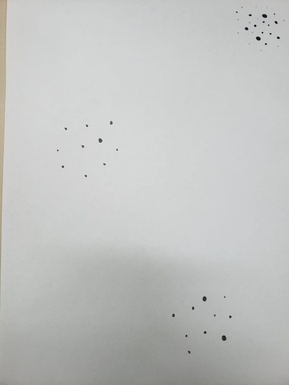
#> input picture 9-Segmentação/imgs/pontos.jpeg, 289 x 385 px, shrunk from 1200 x 1600 before the run
$ jupyter execute note.ipynb
#> lines starting #> are read from the running program, lines starting #| are printed output that depends on the picture; after the words box and inside, x2 and y2 are one past the last pixel; in counts of white or black regions, pixels touching at a corner belong together
# Segmentação em Processamento Digital de Imagens

A segmentação é um processo onde a imagem é dividida em partes ou regiões significativas para facilitar a análise e a interpretação. O objetivo principal é isolar áreas de interesse como objetos, formas ou padrões específicos do restante da imagem, para que possam ser processadas ou analisadas separadamente. Foi utilizado Numpy, Scipy e OpenCV

## Descrição

Existem vários métodos para segmentar uma imagem, dependendo do problema e das características da imagem

- **Baseada em Limiares (Thresholding)**

    Um limiar é aplicado à imagem para separar pixels em diferentes classes com base na intensidade, por exemplo para separar pixels mais brilhantes (objetos) de pixels mais escuros (fundo). Funciona transformando em uma imagem binária baseando se o valor de determinado pixel é menor ou maior/igual ao valor/limiar/threshold definido.

    ```python
    def threshold(imagem, limiar):
        copia = imagem.copy()
        # 1 𝑠𝑒 | 𝑅 𝑥, 𝑦 ≥ 𝑇
        # 0 𝑐𝑎𝑠𝑜 𝑜 𝑐𝑜𝑛𝑡𝑟á𝑟𝑖o
        for i in range(copia.shape[0]):
            for j in range(copia.shape[1]):
                if copia[i][j] >= limiar:
                    copia[i][j] = 1
                else:
                    copia[i][j] = 0
        return copia

    def limiarizacao(imagem, limiar):
        copia = imagem.copy()
        # 255 𝑠𝑒 | 𝑅 𝑥, 𝑦 ≥ 𝑇
        # 0 𝑐𝑎𝑠𝑜 𝑜 𝑐𝑜𝑛𝑡𝑟á𝑟𝑖o
        for i in range(copia.shape[0]):
            for j in range(copia.shape[1]):
                if copia[i][j] >= limiar:
                    copia[i][j] = 255
                else:
                    copia[i][j] = 0
        return copia
    ```

- **Baseada em Bordas**

    - **Canny**

        O algoritmo de Canny detecta bordas em uma imagem, ou seja, identifica áreas onde ocorrem mudanças abruptas na intensidade de pixel, o que pode frequentemente indicar transições entre objetos ou regiões. O algoritmo faz o cálculo do gradiente da imagem que então aplica **supressão Não Máxima (Non-Maximum Suppression)**, que faz com que apenas os pixels com magnitude máxima na direção do gradiente são mantidos. Pixels que não correspondem ao máximo local em uma direção são descartados. Para aplicar o Canny é recomendado aplicar um borramento antes assim reduzindo ruídos e maximizando a capacidade de detectar bordas do algoritmo.

        ```python
        def canny(imagem, limiar, limiar2):
            return cv2.Canny(imagem, limiar, limiar2)
        ```

    - **Laplaciano**

        Baseia-se no cálculo da segunda derivada da imagem, utilizando o operador Laplaciano (∇²). Consegue realçar regiões onde a intensidade muda rapidamente, como bordas em todas as direções ao mesmo tempo, porém sensível a ruídos.

    - **Prewitt**

        Utiliza máscaras/kernels simples para calcular a primeira derivada em direções horizontais e verticais. É um método simples que detecta bordas considerando a intensidade em 𝑥 e 𝑦. Porém menos preciso do que métodos como o Sobel.

    - **Sobel**

        Semelhante ao **Prewitt**, porém dá mais peso às intensidades próximas ao pixel central. Simples, mas possui melhor detecção de bordas suaves e menos sensível a ruídos que **Prewitt**.

    - **Marr-Hildreth**

        Combinação da suavização Gaussiana com o operador Laplaciano **(LoG - Laplacian of Gaussian)**. Primeiro aplica uma suavização para redução de ruídos **->** Aplica o Laplaciano para detectar bordas e **->** Zero-crossings do **LoG** são usados para identificar as bordas. Pode ser sensível a mudanças na escala e possui maior custo computacional.

- **Comparação**

    | Método          | Base Matemática  | Direções               | Ruído            | Complexidade |
    |-----------------|------------------|------------------------|------------------|--------------|
    | Laplaciano      | Segunda derivada | Todas                  | Alta sensibilidade | Média        |
    | Prewitt         | Primeira derivada| Horizontal e Vertical  | Média            | Baixa        |
    | Sobel           | Primeira derivada| Horizontal e Vertical  | Menos sensível   | Média        |
    | Marr-Hildreth   | LoG              | Todas                  | Suavizado        | Alta         |

### Código final

[cell 1]
import datetime
import numpy as np
from PIL import Image
import numpy as np
import matplotlib.pyplot as plt
import scipy
import cv2

def plot(img, edit, txt1, txt2):
    fig, ax = plt.subplots(nrows=1, ncols=2)
    ax[0].imshow(img, cmap='gray')
    ax[0].set_title(txt1)
    ax[1].imshow(edit, cmap='gray')
    ax[1].set_title(txt2)
    plt.show()

def salvar(imagem, nome):
    print("Desenha salvar a imagem? (s/N)")
    entrada = input()
    if entrada == "s":
        time = datetime.datetime.now().strftime("%Y-%m-%d")
        imagem.save(f'imgs/{nome}{time}.png')

def convolucao(imagem, kernel):
    return scipy.signal.convolve2d(imagem, kernel, mode='same')

def threshold(imagem, limiar):
    copia = imagem.copy()
    # 1 𝑠𝑒 | 𝑅 𝑥, 𝑦 ≥ 𝑇
    # 0 𝑐𝑎𝑠𝑜 𝑜 𝑐𝑜𝑛𝑡𝑟á𝑟𝑖o
    for i in range(copia.shape[0]):
        for j in range(copia.shape[1]):
            if copia[i][j] >= limiar:
                copia[i][j] = 1
            else:
                copia[i][j] = 0
    return copia

def limiarizacao(imagem, limiar):
    copia = imagem.copy()
    for i in range(copia.shape[0]):
        for j in range(copia.shape[1]):
            if copia[i][j] >= limiar:
                copia[i][j] = 255
            else:
                copia[i][j] = 0
    return copia

def canny(imagem, limiar, limiar2):
    return cv2.Canny(imagem, limiar, limiar2)

def um(img):
    # dectecção de pontos
    kernel = np.array([[-1, -1, -1], [-1, 8, -1], [-1, -1, -1]])
    img = img.convert('L')
    img = np.array(img)

    edit = convolucao(img, kernel)
    edit = threshold(edit, 100)

    plot(img, edit, "Original", "Pontos")

def dois(img):
    # limiarização
    img = img.convert('L')
    img = np.array(img)
    edit = limiarizacao(img, 100)
    plot(img, edit, "Original", "Limiarização")

def tres(img, limiar, limiar2):
    # Detector de bordas Canny
    img = img.convert('L')
    img = np.array(img)
    edit = canny(img, limiar, limiar2)
    plot(img, edit, "Original", "Canny")

    borrada = cv2.GaussianBlur(img, (5, 5), 0)
    edit = canny(borrada, limiar, limiar2)
    plot(borrada, edit, "Borrada", "Canny")

def main():
    pontos = Image.open('imgs/pontos.jpeg')
#> pontos is the input picture: PIL image 289x385 RGB; mean R, G, B 193.4, 194.8, 193.3
    impressao = Image.open('imgs/impressao.tif')
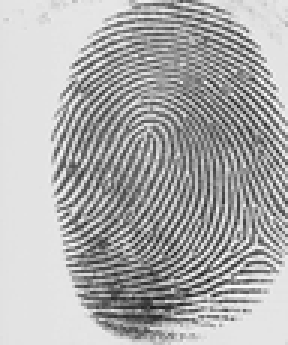
#> input picture 9-Segmentação/imgs/impressao.tif, 96 x 115 px, shrunk from 400 x 480 before the run (shown 3 times larger)
#> impressao is the input picture: PIL image 96x115 L; min 25, max 255, mean 173.6
    emanuel = Image.open('imgs/emanuel.jpg')
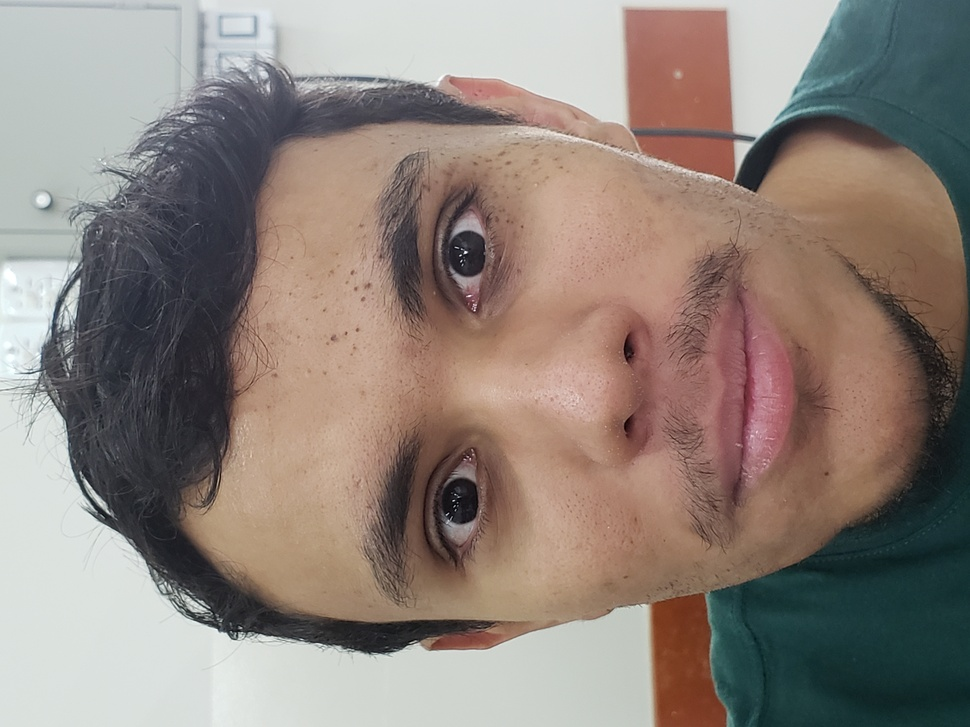
#> input picture 9-Segmentação/imgs/emanuel.jpg, 970 x 727 px, shrunk from 4032 x 3024 before the run
#> emanuel is the input picture: PIL image 970x727 RGB; mean R, G, B 143.3, 130.8, 123.1

    um(pontos)
#> in convolucao, `return scipy.signal.convolve2d(imagem, kernel, mode='same')`:
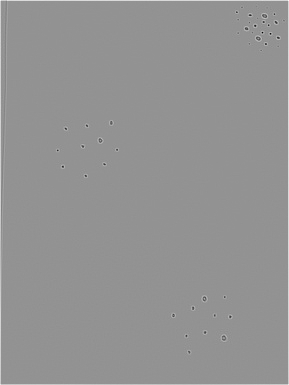
#> returned value: shape (385, 289) int64; min -1236, max 913, mean 6.4; drawn with min black and max white
#> after the loop in threshold, `for i in range(copia.shape[0]):`:
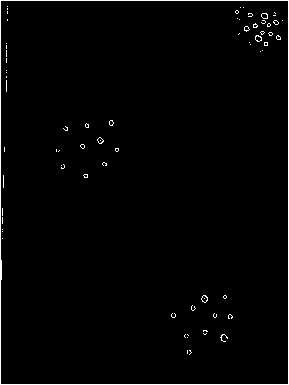
#> copia: shape (385, 289) int64; values 0 (black) and 1 (white), 1.7% white in thin lines or dots

    dois(impressao)
#> after the loop in limiarizacao, `for i in range(copia.shape[0]):`:
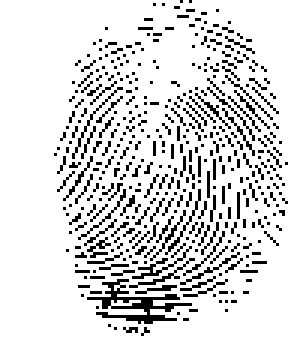
#> copia: shape (115, 96) (shown 3 times larger); 85.4% white; black in thin lines or dots, all inside (x1, y1, x2, y2) = (18, 0, 96, 112)

    tres(emanuel, 60, 70)
#> in tres, `img = img.convert('L')`:
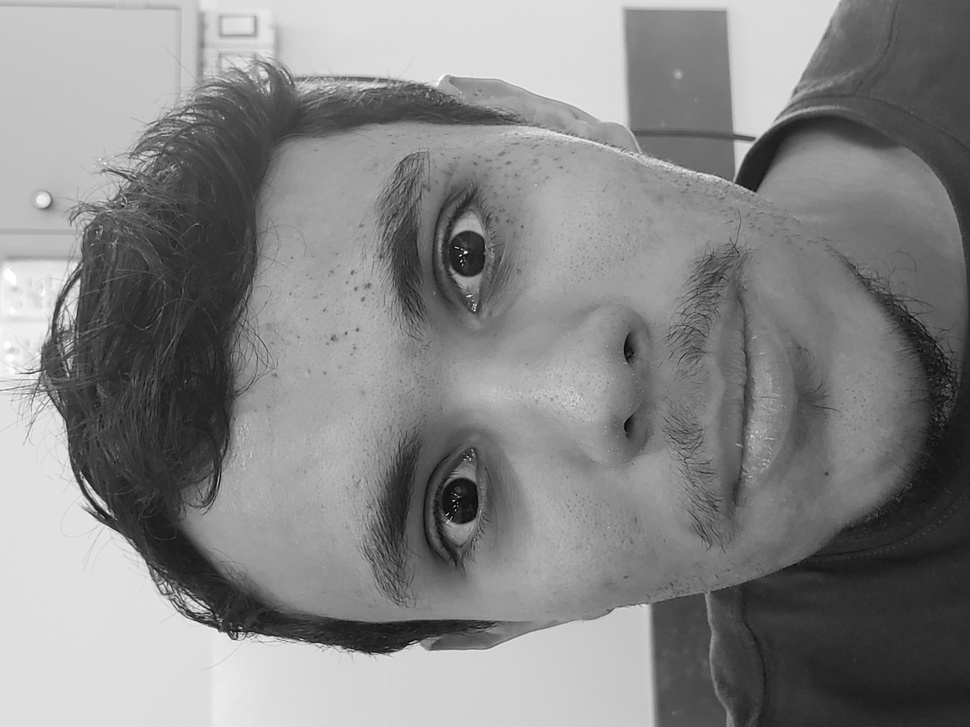
#> img: PIL image 970x727 L; min 0, max 255, mean 133.7
#> in canny, `return cv2.Canny(imagem, limiar, limiar2)`:
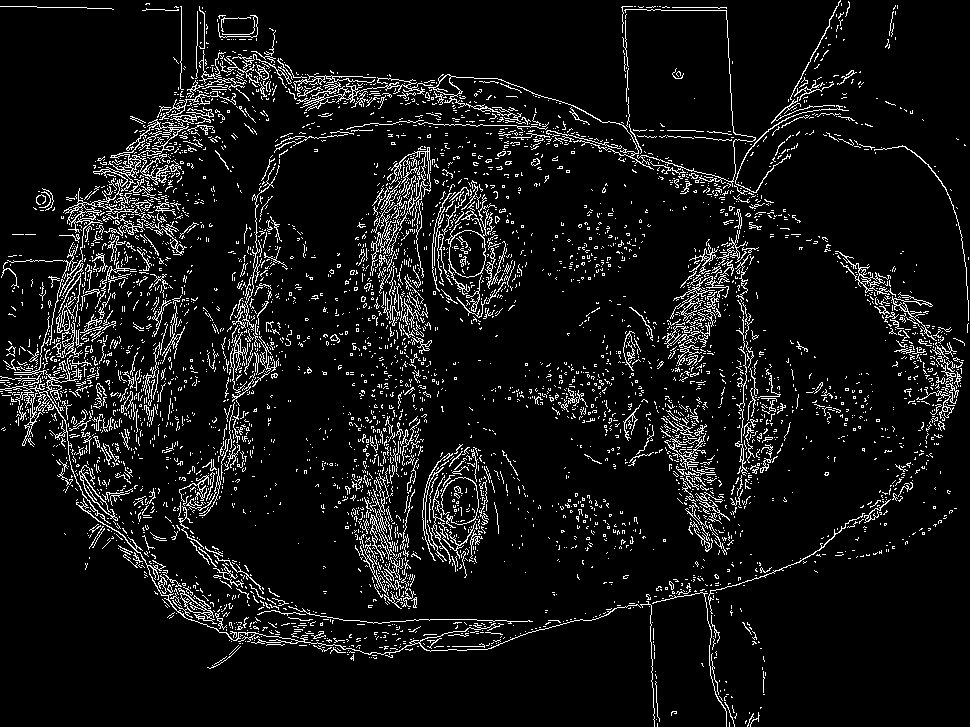
#> returned value: shape (727, 970); 7.8% white in thin lines or dots
#> call 2 of canny, with limiar = 60, limiar2 = 70
#> in canny (call 2), `return cv2.Canny(imagem, limiar, limiar2)`:
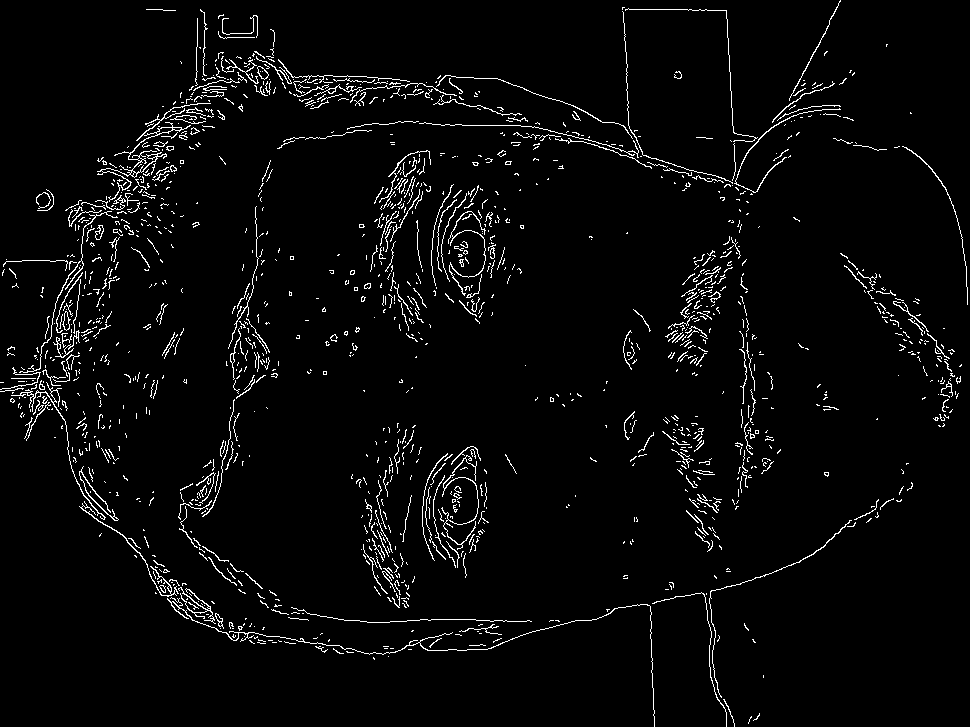
#> returned value: shape (727, 970); 3.4% white in thin lines or dots

if __name__ == "__main__":
    main()
